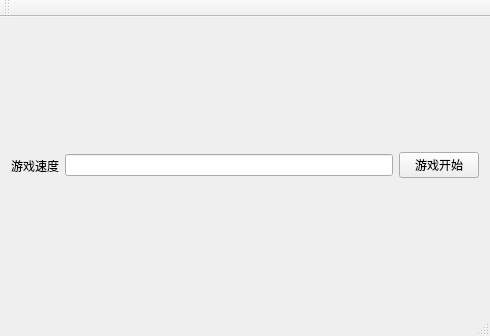
<?xml version="1.0" encoding="UTF-8"?>
<ui version="4.0">
 <class>LinkGameClass</class>
 <widget class="QMainWindow" name="LinkGameClass">
  <property name="geometry">
   <rect>
    <x>0</x>
    <y>0</y>
    <width>490</width>
    <height>336</height>
   </rect>
  </property>
  <property name="windowTitle">
   <string>LinkGame</string>
  </property>
  <widget class="QWidget" name="centralWidget">
   <layout class="QHBoxLayout" name="horizontalLayout">
    <item>
     <widget class="QLabel" name="speed">
      <property name="text">
       <string>游戏速度</string>
      </property>
     </widget>
    </item>
    <item>
     <widget class="QLineEdit" name="lineEdit"/>
    </item>
    <item>
     <widget class="QPushButton" name="start">
      <property name="text">
       <string>游戏开始</string>
      </property>
     </widget>
    </item>
   </layout>
  </widget>
  <widget class="QMenuBar" name="menuBar">
   <property name="geometry">
    <rect>
     <x>0</x>
     <y>0</y>
     <width>490</width>
     <height>23</height>
    </rect>
   </property>
  </widget>
  <widget class="QToolBar" name="mainToolBar">
   <attribute name="toolBarArea">
    <enum>TopToolBarArea</enum>
   </attribute>
   <attribute name="toolBarBreak">
    <bool>false</bool>
   </attribute>
  </widget>
  <widget class="QStatusBar" name="statusBar"/>
 </widget>
 <layoutdefault spacing="6" margin="11"/>
 <resources>
  <include location="LinkGame.qrc"/>
 </resources>
 <connections/>
</ui>
